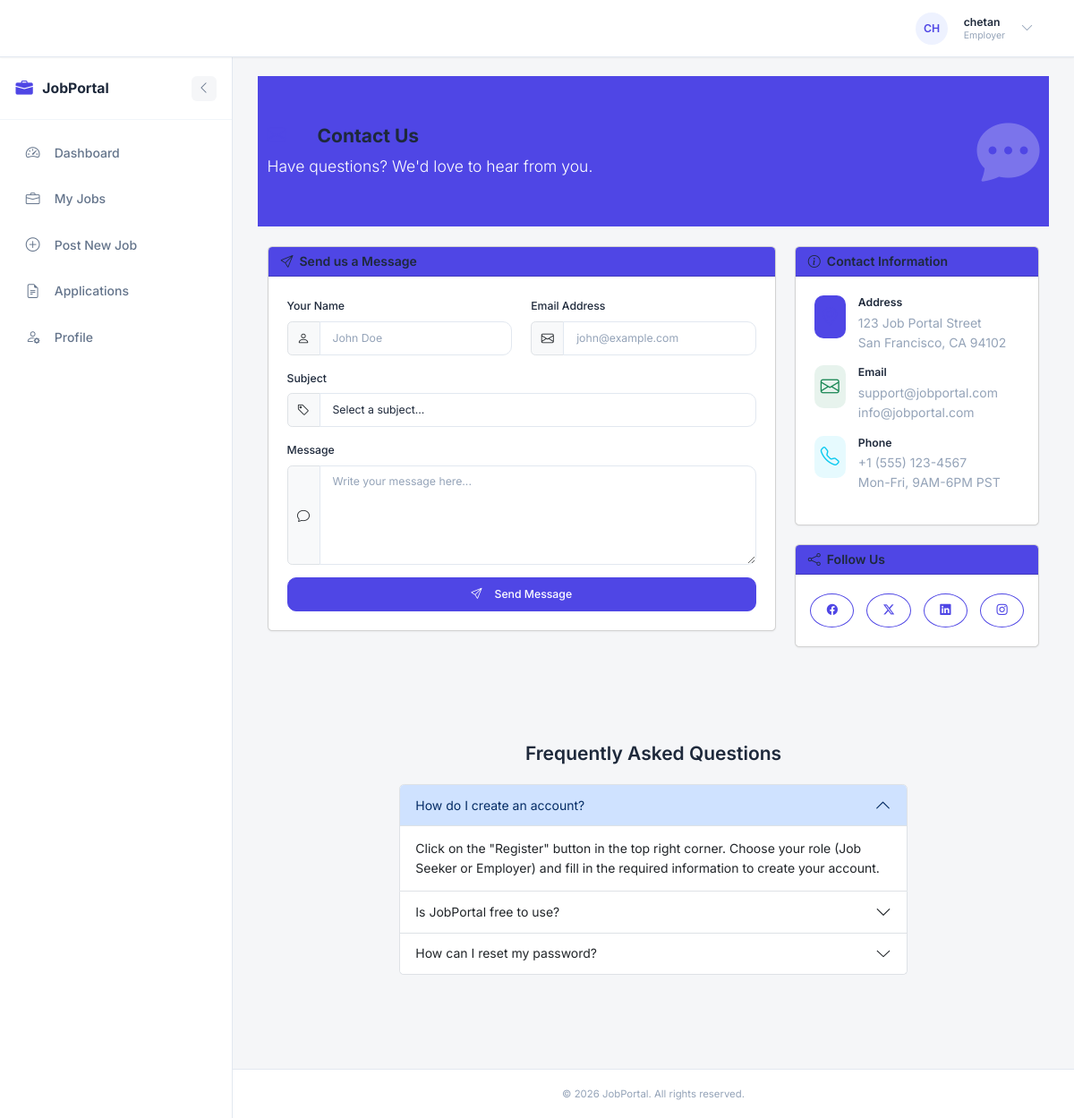
The page /contact (signed in) on the database its author committed.
### models.py (models this page shows, shortened)
class User(db.Model, UserMixin):
    __tablename__ = 'users'
    id = db.Column(db.Integer, primary_key=True)
    name = db.Column(db.String(100), nullable=False)
    email = db.Column(db.String(120), unique=True, nullable=False, index=True)
    password_hash = db.Column(db.String(128), nullable=False)
    role = db.Column(db.String(20), nullable=False)  # admin, employer, jobseeker
    created_at = db.Column(db.DateTime, default=datetime.utcnow)
    updated_at = db.Column(db.DateTime, default=datetime.utcnow, onupdate=datetime.utcnow)
    profile = db.relationship('Profile', back_populates='user', uselist=False, cascade='all, delete-orphan')
    jobs = db.relationship('Job', back_populates='employer', foreign_keys='Job.employer_id', cascade='all, delete-orphan')
    applications = db.relationship('Application', back_populates='jobseeker', foreign_keys='Application.jobseeker_id', cascade='all, delete-orphan')
    @property
    def password(self):
        """Prevent direct password access"""
        raise AttributeError('Password is not readable')
    def is_admin(self):
        return self.role == 'admin'
    def is_employer(self):
        return self.role == 'employer'
    def get_role_display(self):
        roles = {
            'admin': 'Admin',
            'employer': 'Employer',
            'jobseeker': 'Jobseeker'
        }
        return roles.get(self.role, self.role)

### main/routes.py (the view)
@main.route('/contact')
def contact():
    return render_template('contact.html')

### app.py (called while the page is built)
@login_manager.user_loader
def load_user(user_id):
    return User.query.get(int(user_id))

@app.context_processor
def inject_sidebar_state():
    is_auth = getattr(current_user, 'is_authenticated', False)
    if is_auth:
        sidebar_collapsed = request.cookies.get('sidebar_collapsed', 'false') == 'true'
    else:
        sidebar_collapsed = False
    return dict(sidebar_collapsed=sidebar_collapsed)

### templates/contact.html (shortened to what this page needs)
{% extends "base.html" %}
{% block content %}
<div class="page-header bg-primary text-white py-5 mb-4">
    <div class="container">
        <div class="row align-items-center">
            <div class="col-md-8">
                <h1 class="fw-bold mb-2"><i class="bi bi-envelope me-2"></i>Contact Us</h1>
                <p class="lead mb-0">Have questions? We'd love to hear from you.</p>
            </div>
            <div class="col-md-4 text-md-end">
                <i class="bi bi-chat-dots-fill display-1 opacity-25"></i>
            </div>
        </div>
    </div>
</div>
<div class="container mb-5">
    <div class="row">
        <div class="col-lg-8 mb-4">
            <div class="card shadow-sm">
                <div class="card-header bg-primary text-white">
                    <h5 class="mb-0"><i class="bi bi-send me-2"></i>Send us a Message</h5>
                </div>
                <div class="card-body">
                    <form>
                        <div class="row">
                            <div class="col-md-6 mb-3">
                                <label for="name" class="form-label">Your Name</label>
                                <div class="input-group">
                                    <span class="input-group-text"><i class="bi bi-person"></i></span>
                                    <input type="text" class="form-control" id="name" placeholder="John Doe" required>
                                </div>
                            </div>
                            <div class="col-md-6 mb-3">
                                <label for="email" class="form-label">Email Address</label>
                                <div class="input-group">
                                    <span class="input-group-text"><i class="bi bi-envelope"></i></span>
                                    <input type="email" class="form-control" id="email" placeholder="john@example.com" required>
                                </div>
                            </div>
                        </div>
                        <div class="mb-3">
                            <label for="subject" class="form-label">Subject</label>
                            <div class="input-group">
                                <span class="input-group-text"><i class="bi bi-tag"></i></span>
                                <select class="form-select" id="subject">
                                    <option value="">Select a subject...</option>
                                </select>
                            </div>
                        </div>
                        <div class="mb-3">
                            <label for="message" class="form-label">Message</label>
                            <div class="input-group">
                                <span class="input-group-text"><i class="bi bi-chat"></i></span>
                                <textarea class="form-control" id="message" rows="5" placeholder="Write your message here..." required></textarea>
                            </div>
                        </div>
                        <div class="d-grid">
                            <button type="submit" class="btn btn-primary btn-lg">
                                <i class="bi bi-send me-2"></i>Send Message
                            </button>
                        </div>
                    </form>
                </div>
            </div>
        </div>
        <div class="col-lg-4 mb-4">
            <div class="card shadow-sm mb-4">
                <div class="card-header bg-primary text-white">
                    <h5 class="mb-0"><i class="bi bi-info-circle me-2"></i>Contact Information</h5>
                </div>
                <div class="card-body">
                    <div class="d-flex align-items-start mb-3">
                        <div class="bg-primary bg-opacity-10 rounded p-2 me-3">
                            <i class="bi bi-geo-alt text-primary fs-4"></i>
                        </div>
                        <div>
                            <h6 class="mb-1">Address</h6>
                            <p class="text-muted mb-0">123 Job Portal Street<br>San Francisco, CA 94102</p>
                        </div>
                    </div>
                    <div class="d-flex align-items-start mb-3">
                        <div class="bg-success bg-opacity-10 rounded p-2 me-3">
                            <i class="bi bi-envelope text-success fs-4"></i>
                        </div>
                        <div>
                            <h6 class="mb-1">Email</h6>
                            <p class="text-muted mb-0">support@jobportal.com<br>info@jobportal.com</p>
                        </div>
                    </div>
                    <div class="d-flex align-items-start mb-3">
                        <div class="bg-info bg-opacity-10 rounded p-2 me-3">
                            <i class="bi bi-telephone text-info fs-4"></i>
                        </div>
                        <div>
                            <h6 class="mb-1">Phone</h6>
                            <p class="text-muted mb-0">+1 (555) 123-4567<br>Mon-Fri, 9AM-6PM PST</p>
                        </div>
                    </div>
                </div>
            </div>
            <div class="card shadow-sm">
                <div class="card-header bg-primary text-white">
                    <h5 class="mb-0"><i class="bi bi-share me-2"></i>Follow Us</h5>
                </div>
                <div class="card-body">
                    <div class="d-flex justify-content-center gap-3">
                        <a href="#" class="btn btn-outline-primary btn-lg rounded-circle" title="Facebook">
                            <i class="bi bi-facebook"></i>
                        </a>
                        <a href="#" class="btn btn-outline-primary btn-lg rounded-circle" title="Twitter">
                            <i class="bi bi-twitter-x"></i>
                        </a>
                        <a href="#" class="btn btn-outline-primary btn-lg rounded-circle" title="LinkedIn">
                            <i class="bi bi-linkedin"></i>
                        </a>
                        <a href="#" class="btn btn-outline-primary btn-lg rounded-circle" title="Instagram">
                            <i class="bi bi-instagram"></i>
                        </a>
                    </div>
                </div>
            </div>
        </div>
    </div>
</div>
<div class="bg-light py-5 mb-5">
    <div class="container">
        <h2 class="text-center mb-4">Frequently Asked Questions</h2>
        <div class="row">
            <div class="col-lg-8 mx-auto">
                <div class="accordion" id="faqAccordion">
                    <div class="accordion-item">
                        <h3 class="accordion-header">
                            <button class="accordion-button" type="button" data-bs-toggle="collapse" data-bs-target="#faq1">
                                How do I create an account?
                            </button>
                        </h3>
                        <div id="faq1" class="accordion-collapse collapse show" data-bs-parent="#faqAccordion">
                            <div class="accordion-body">
                                Click on the "Register" button in the top right corner. Choose your role (Job Seeker or Employer) and fill in the required information to create your account.
                            </div>
                        </div>
                    </div>
                    <div class="accordion-item">
                        <h3 class="accordion-header">
                            <button class="accordion-button collapsed" type="button" data-bs-toggle="collapse" data-bs-target="#faq2">
                                Is JobPortal free to use?
                            </button>
                        </h3>
                    </div>
                    <div class="accordion-item">
                        <h3 class="accordion-header">
                            <button class="accordion-button collapsed" type="button" data-bs-toggle="collapse" data-bs-target="#faq3">
                                How can I reset my password?
                            </button>
                        </h3>
                    </div>
                </div>
            </div>
        </div>
    </div>
</div>
{% endblock %}

### templates/base.html (shortened to what this page needs)
<!DOCTYPE html>
<html lang="en">
<head>
    <link href="https://cdn.jsdelivr.net/npm/bootstrap@5.3.2/dist/css/bootstrap.min.css" rel="stylesheet">
    <link href="https://cdn.jsdelivr.net/npm/bootstrap-icons@1.11.1/font/bootstrap-icons.css" rel="stylesheet">
    <link rel="stylesheet" href="{{ url_for('static', filename='css/main.css') }}">
</head>
<body>
    {% if current_user.is_authenticated %}
    <nav class="navbar navbar-expand-lg">
        <div class="container-fluid px-3">
            <a class="navbar-brand" href="{{ url_for('main.home') }}">
                <i class="bi bi-briefcase-fill"></i>
                <span >JobPortal</span>
            </a>
            <div class="collapse navbar-collapse" id="navbarNav">
                <ul class="navbar-nav ms-auto align-items-center">
                    {% if current_user.is_admin() %}
                        <li class="nav-item">
                            <a class="nav-link {% if request.endpoint and request.endpoint.startswith('admin.dashboard') %}active{% endif %}" href="{{ url_for('admin.dashboard') }}">
                                <i class="bi bi-speedometer2 me-1"></i>Dashboard
                            </a>
                        </li>
                    {% elif current_user.is_employer() %}
                        <li class="nav-item">
                            <a class="nav-link {% if request.endpoint and request.endpoint.startswith('employer.dashboard') %}active{% endif %}" href="{{ url_for('employer.dashboard') }}">
                                <i class="bi bi-speedometer2 me-1"></i>Dashboard
                            </a>
                        </li>
                    {% elif current_user.is_jobseeker() %}
                        <li class="nav-item">
                            <a class="nav-link {% if request.endpoint and request.endpoint.startswith('jobseeker.dashboard') %}active{% endif %}" href="{{ url_for('jobseeker.dashboard') }}">
                                <i class="bi bi-speedometer2 me-1"></i>Dashboard
                            </a>
                        </li>
                    {% endif %}
                    <li class="nav-item dropdown ms-2">
                        <a class="user-dropdown d-flex align-items-center" href="#" role="button" data-bs-toggle="dropdown" aria-expanded="false">
                            <div class="avatar">
                                {{ current_user.name[:2].upper() }}
                            </div>
                            <div class="user-info d-none d-md-block ms-2">
                                <div class="user-name">{{ current_user.name }}</div>
                                <div class="user-role">{{ current_user.get_role_display() }}</div>
                            </div>
                            <i class="bi bi-chevron-down ms-2 text-muted"></i>
                        </a>
                    </li>
                </ul>
            </div>
        </div>
    </nav>
    <div class="d-flex">
        <aside class="sidebar-wrapper {% if sidebar_collapsed %}collapsed{% endif %}" id="sidebarWrapper">
            <div class="sidebar-header">
                <a class="sidebar-brand" href="{{ url_for('main.home') }}">
                    <i class="bi bi-briefcase-fill"></i>
                    <span class="sidebar-label">JobPortal</span>
                </a>
                <button class="sidebar-toggle" id="sidebarToggle" title="Toggle Sidebar">
                    <i class="bi {% if sidebar_collapsed %}bi-chevron-right{% else %}bi-chevron-left{% endif %}"></i>
                </button>
            </div>
            <nav class="sidebar-nav">
                <ul class="nav flex-column">
                    {% if current_user.is_admin() %}
                        {% include 'admin/sidebar.html' %}
                    {% elif current_user.is_employer() %}
                        {% include 'employer/sidebar.html' %}
                    {% elif current_user.is_jobseeker() %}
                        {% include 'jobseeker/sidebar.html' %}
                    {% endif %}
                </ul>
            </nav>
        </aside>
        <main class="main-wrapper flex-grow-1">
            <div class="main-content flex-grow-1">
                {% block content %}{% endblock %}
            </div>
            <footer class="footer">
                <span>&copy; 2026 JobPortal. All rights reserved.</span>
            </footer>
        </main>
    </div>
    {% endif %}
</body>
</html>

### rows shown on the page
User: name "CH", name "chetan", role "Employer"
